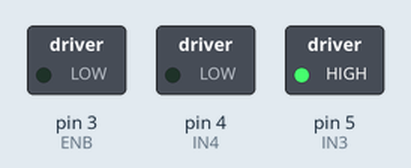
Recording of a sketch running on a simulated Arduino Uno, built with avr-gcc and run on an emulated ATmega328P. Parts: switched loads named in the sketch (green lamp = pin HIGH).

Above: at 0.1 s.
Timing chart, 0 to 1.6 s (numbered marks = the images above):
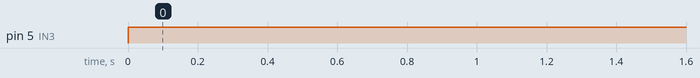

The sketch:

l298n.ino
```cpp
const int IN3 = 5;
const int IN4 = 4;
const int ENB = 3;

void setup() {
  pinMode (IN3, OUTPUT);
  pinMode (IN4, OUTPUT);
  pinMode (ENB, OUTPUT);
}

void loop() {
//control speed
  analogWrite(ENB, 0);
//control direction
  digitalWrite(IN3, HIGH);
  digitalWrite(IN4, LOW);
}
```

Measured:
- by itself, pin 5 (IN3): LOW → HIGH at 0.00 s
